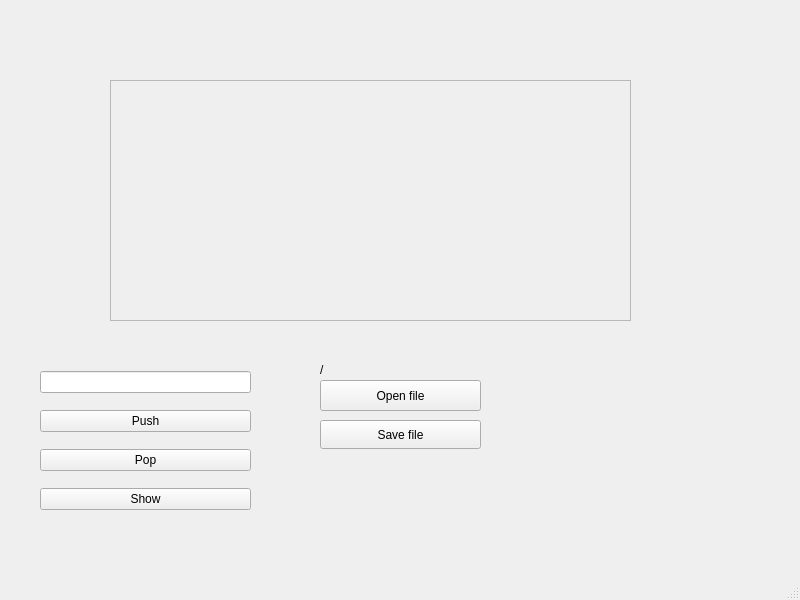
<?xml version="1.0" encoding="UTF-8"?>
<ui version="4.0">
 <class>MainWindow</class>
 <widget class="QMainWindow" name="MainWindow">
  <property name="geometry">
   <rect>
    <x>0</x>
    <y>0</y>
    <width>800</width>
    <height>600</height>
   </rect>
  </property>
  <property name="windowTitle">
   <string>MainWindow</string>
  </property>
  <widget class="QWidget" name="centralwidget">
   <widget class="QLabel" name="label">
    <property name="geometry">
     <rect>
      <x>320</x>
      <y>360</y>
      <width>171</width>
      <height>20</height>
     </rect>
    </property>
    <property name="styleSheet">
     <string notr="true">font: 12pt &quot;Segoe UI&quot;;</string>
    </property>
    <property name="text">
     <string>/</string>
    </property>
   </widget>
   <widget class="QFrame" name="frame">
    <property name="geometry">
     <rect>
      <x>110</x>
      <y>80</y>
      <width>521</width>
      <height>241</height>
     </rect>
    </property>
    <property name="frameShape">
     <enum>QFrame::StyledPanel</enum>
    </property>
    <property name="frameShadow">
     <enum>QFrame::Raised</enum>
    </property>
   </widget>
   <widget class="QWidget" name="verticalLayoutWidget">
    <property name="geometry">
     <rect>
      <x>40</x>
      <y>360</y>
      <width>211</width>
      <height>161</height>
     </rect>
    </property>
    <layout class="QVBoxLayout" name="verticalLayout">
     <item>
      <widget class="QLineEdit" name="lineEdit"/>
     </item>
     <item>
      <widget class="QPushButton" name="pushButton">
       <property name="text">
        <string>Push</string>
       </property>
      </widget>
     </item>
     <item>
      <widget class="QPushButton" name="popButton">
       <property name="text">
        <string>Pop</string>
       </property>
      </widget>
     </item>
     <item>
      <widget class="QPushButton" name="showButton">
       <property name="text">
        <string>Show</string>
       </property>
      </widget>
     </item>
    </layout>
   </widget>
   <widget class="QPushButton" name="openButton">
    <property name="geometry">
     <rect>
      <x>320</x>
      <y>380</y>
      <width>161</width>
      <height>31</height>
     </rect>
    </property>
    <property name="text">
     <string>Open file</string>
    </property>
   </widget>
   <widget class="QPushButton" name="saveButton">
    <property name="geometry">
     <rect>
      <x>320</x>
      <y>420</y>
      <width>161</width>
      <height>29</height>
     </rect>
    </property>
    <property name="text">
     <string>Save file</string>
    </property>
   </widget>
  </widget>
  <widget class="QMenuBar" name="menubar">
   <property name="geometry">
    <rect>
     <x>0</x>
     <y>0</y>
     <width>800</width>
     <height>25</height>
    </rect>
   </property>
  </widget>
  <widget class="QStatusBar" name="statusbar"/>
 </widget>
 <resources/>
 <connections/>
</ui>
